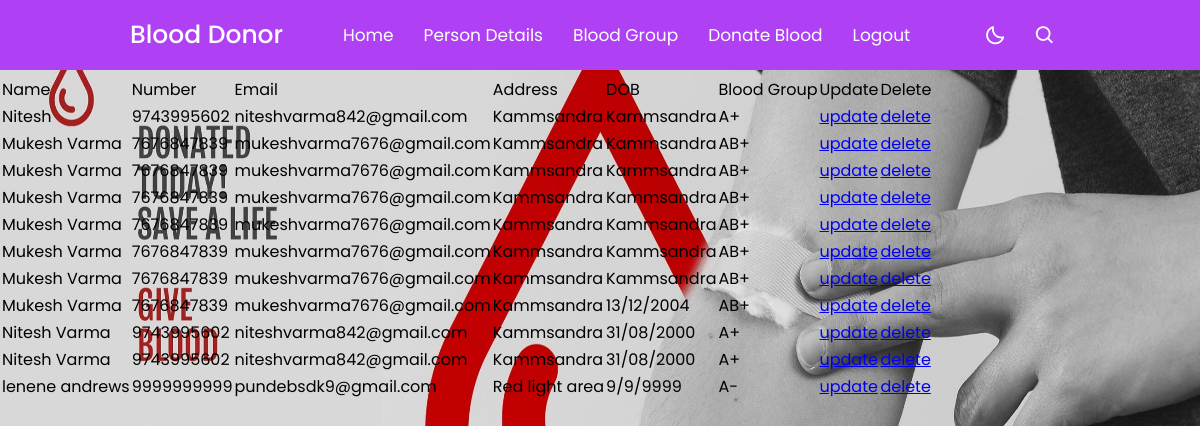
/persondetailsview/, run on the app's committed database.
### basics/models.py (models this page shows)
class PersonDetails(models.Model):
    PER_NAME=models.CharField(max_length=1000)
    PER_PHONENO=models.CharField(max_length=1000)
    PER_EMAIL=models.CharField(max_length=1000)
    PER_ADDRESS=models.CharField(max_length=1000)
    PER_DOB=models.CharField(max_length=1000)
    PER_BLOODGROUPNAME=models.CharField(max_length=1000)

### basics/views.py (the view)
# urls.py: path("persondetailsview/",persondetailsview,name="persondetailsview"),
def persondetailsview(request):
    result= PersonDetails.objects.all()
    return render(request,'persondetailsview.html',context={'result':result})

### basics/templates/persondetailsview.html (shortened to what this page needs)
{% extends 'donor.html'   %}
{% block content  %}
<form method="POST">
<br/>
<a href="/donor/" type="submit">Donor</a>
<br/>
<br/>
<table>
<tr>
    <td>
        Name
    </td>
    <td>
      Number
    </td>
    <td>
      Email
    </td>
    <td>
      Address
    </td>
    <td>
      DOB
    </td>
    <td>
      Blood Group
    </td>
    <td>
        Update
    </td>
    <td>
        Delete
    </td>
</tr>
{%  for  persondetails in result  %}
<tr>
    <td>
      {{  persondetails.PER_NAME  }}
    </td>
	 <td>
      {{  persondetails.PER_PHONENO  }}
    </td>
	 <td>
      {{  persondetails.PER_EMAIL  }}
    </td>
	 <td>
      {{  persondetails.PER_ADDRESS  }}
    </td>
    <td>
       {{ persondetails.PER_DOB }}
    </td>
	<td>
       {{ persondetails.PER_BLOODGROUPNAME }}
    </td>
    <td>
        <a href="/persondetailsupdate/{{persondetails.id}}">update</a>
    </td>
    <td>
        <a href="/persondetailsdelete/{{persondetails.id}}">delete</a>
    </td>
</tr>
{% endfor %}
</table>
</form>
{% endblock %}

### basics/templates/donor.html (shortened to what this page needs)
<html>
    {% load static %}
<head>
    <link href='https://unpkg.com/boxicons@2.1.1/css/boxicons.min.css' rel='stylesheet'>
<body>
    <nav>
        <div class="nav-bar">
            <span class="logo navLogo"><a href="#">Blood Donor</a></span>
            <div class="menu">
                <ul class="nav-links">
                    <li><a class="active" href="{% url 'donor' %}">Home</a></li>
                    <li><a href="{% url 'persondetails' %}">Person Details</a></li>
                    <li><a href="{% url 'bloodgroup' %}">Blood Group</a></li>
                    <li><a href="{% url 'donateblood' %}">Donate Blood</a></li>
                    <li><a href="{% url 'userlogout' %}">Logout</a></li>
                </ul>
            </div>
            <div class="darkLight-searchBox">
                <div class="dark-light">
                    <i class='bx bx-moon moon'></i>
                </div>
                <div class="searchBox">
                   <div class="searchToggle">
                    <i class='bx bx-search search'></i>
                   </div>
                </div>
            </div>
        </div>
    </nav>
</body>
{% block content  %}
{% endblock %}
</html>

### basics/templates/donor.html (style rules this page uses)
* { margin: 0; padding: 0; box-sizing: border-box; font-family: 'Poppins', sans-serif; transition: all 0.4s ease;; }
:root { --body-color: #E4E9F7; --nav-color: #af40f4; --side-nav: #010718; --text-color: #FFF; --search-bar: #F2F2F2; --search-text: #010718; }
body { height: 100vh; background-color: var(--body-color); }
nav { position: fixed; top: 0; left: 0; height: 70px; width: 100%; background-color: var(--nav-color); z-index: 100; }
nav .nav-bar { position: relative; height: 100%; max-width: 1000px; width: 100%; background-color: var(--nav-color); margin: 0 auto; padding: 0 30px; display: flex; align-items: center; justify-content: space-between; }
nav .nav-bar .logo a { font-size: 25px; font-weight: 500; color: var(--text-color); text-decoration: none; }
.nav-bar .nav-links { display: flex; align-items: center; }
.nav-bar .nav-links li { margin: 0 5px; list-style: none; }
.nav-links li a { position: relative; font-size: 17px; font-weight: 400; color: var(--text-color); text-decoration: none; padding: 10px; }
.nav-links li a::before { content: ''; position: absolute; left: 50%; bottom: 0; transform: translateX(-50%); height: 6px; width: 6px; border-radius: 50%; background-color: var(--text-color); opacity: 0; transition: all 0.3s ease; }
.nav-bar .darkLight-searchBox { display: flex; align-items: center; }
.darkLight-searchBox .dark-light, .darkLight-searchBox .searchToggle { height: 40px; width: 40px; display: flex; align-items: center; justify-content: center; margin: 0 5px; }
.dark-light i, .searchToggle i { position: absolute; color: var(--text-color); font-size: 22px; cursor: pointer; transition: all 0.3s ease; }
.searchBox { position: relative; }
body { background-image: url(/static/img/donor.jpg); background-size: 100vw 100vh; }

### data on the page
PersonDetails: PER_NAME "Nitesh", PER_PHONENO "9743995602", PER_EMAIL "niteshvarma842@gmail.com", PER_ADDRESS "Kammsandra", PER_DOB "Kammsandra", PER_BLOODGROUPNAME "A+"
PersonDetails: PER_NAME "Mukesh Varma", PER_PHONENO "7676847839", PER_EMAIL "mukeshvarma7676@gmail.com", PER_ADDRESS "Kammsandra", PER_DOB "Kammsandra", PER_BLOODGROUPNAME "AB+"
PersonDetails: PER_NAME "Mukesh Varma", PER_PHONENO "7676847839", PER_EMAIL "mukeshvarma7676@gmail.com", PER_ADDRESS "Kammsandra", PER_DOB "Kammsandra", PER_BLOODGROUPNAME "AB+"
PersonDetails: PER_NAME "Mukesh Varma", PER_PHONENO "7676847839", PER_EMAIL "mukeshvarma7676@gmail.com", PER_ADDRESS "Kammsandra", PER_DOB "Kammsandra", PER_BLOODGROUPNAME "AB+"
PersonDetails: PER_NAME "Mukesh Varma", PER_PHONENO "7676847839", PER_EMAIL "mukeshvarma7676@gmail.com", PER_ADDRESS "Kammsandra", PER_DOB "Kammsandra", PER_BLOODGROUPNAME "AB+"
PersonDetails: PER_NAME "Mukesh Varma", PER_PHONENO "7676847839", PER_EMAIL "mukeshvarma7676@gmail.com", PER_ADDRESS "Kammsandra", PER_DOB "Kammsandra", PER_BLOODGROUPNAME "AB+"
PersonDetails: PER_NAME "Mukesh Varma", PER_PHONENO "7676847839", PER_EMAIL "mukeshvarma7676@gmail.com", PER_ADDRESS "Kammsandra", PER_DOB "Kammsandra", PER_BLOODGROUPNAME "AB+"
PersonDetails: PER_NAME "Mukesh Varma", PER_PHONENO "7676847839", PER_EMAIL "mukeshvarma7676@gmail.com", PER_ADDRESS "Kammsandra", PER_DOB "13/12/2004", PER_BLOODGROUPNAME "AB+"
PersonDetails: PER_NAME "Nitesh Varma", PER_PHONENO "9743995602", PER_EMAIL "niteshvarma842@gmail.com", PER_ADDRESS "Kammsandra", PER_DOB "31/08/2000", PER_BLOODGROUPNAME "A+"
PersonDetails: PER_NAME "Nitesh Varma", PER_PHONENO "9743995602", PER_EMAIL "niteshvarma842@gmail.com", PER_ADDRESS "Kammsandra", PER_DOB "31/08/2000", PER_BLOODGROUPNAME "A+"
PersonDetails: PER_NAME "lenene andrews", PER_PHONENO "9999999999", PER_EMAIL "pundebsdk9@gmail.com", PER_ADDRESS "Red light area", PER_DOB "9/9/9999", PER_BLOODGROUPNAME "A-"
